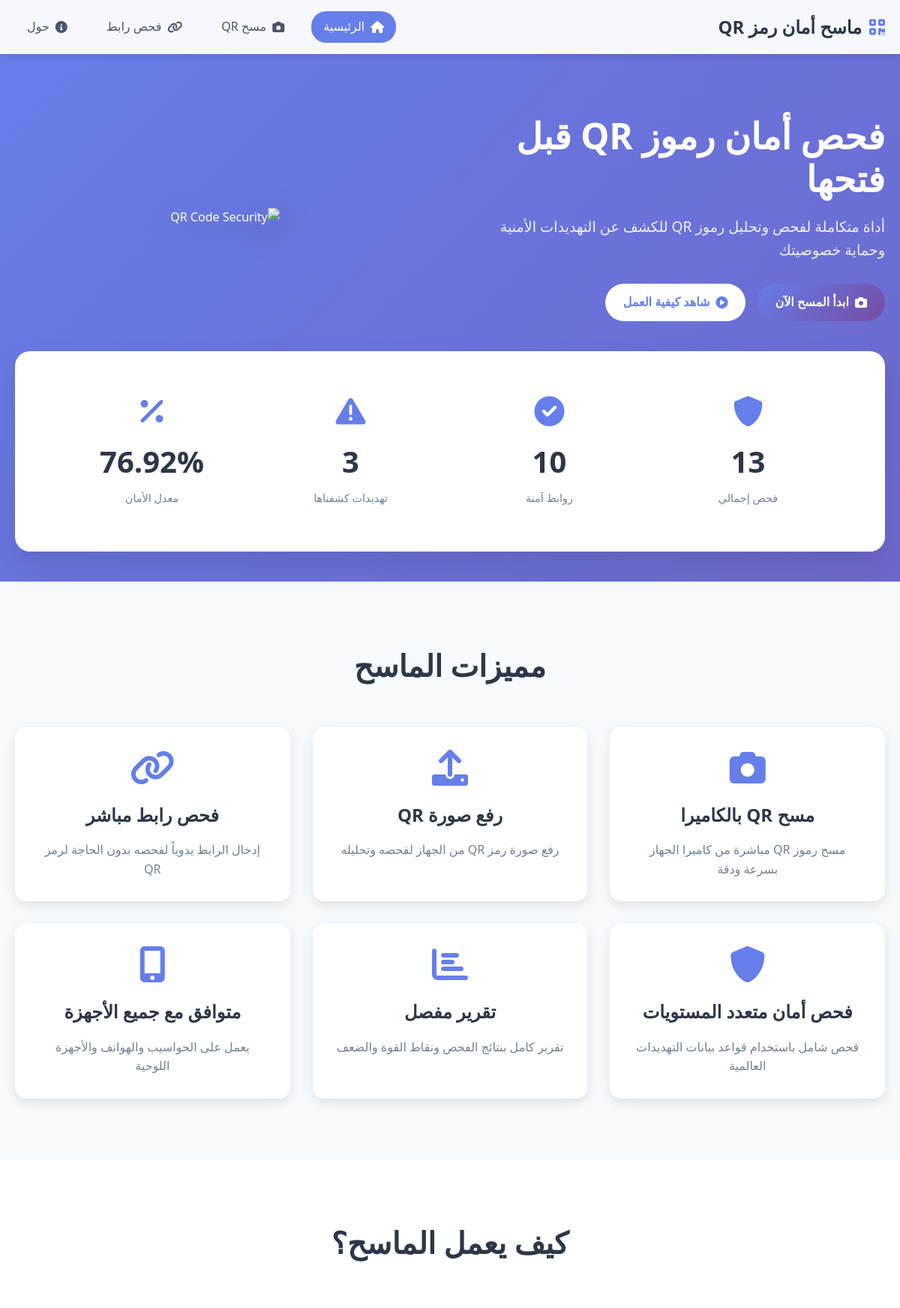
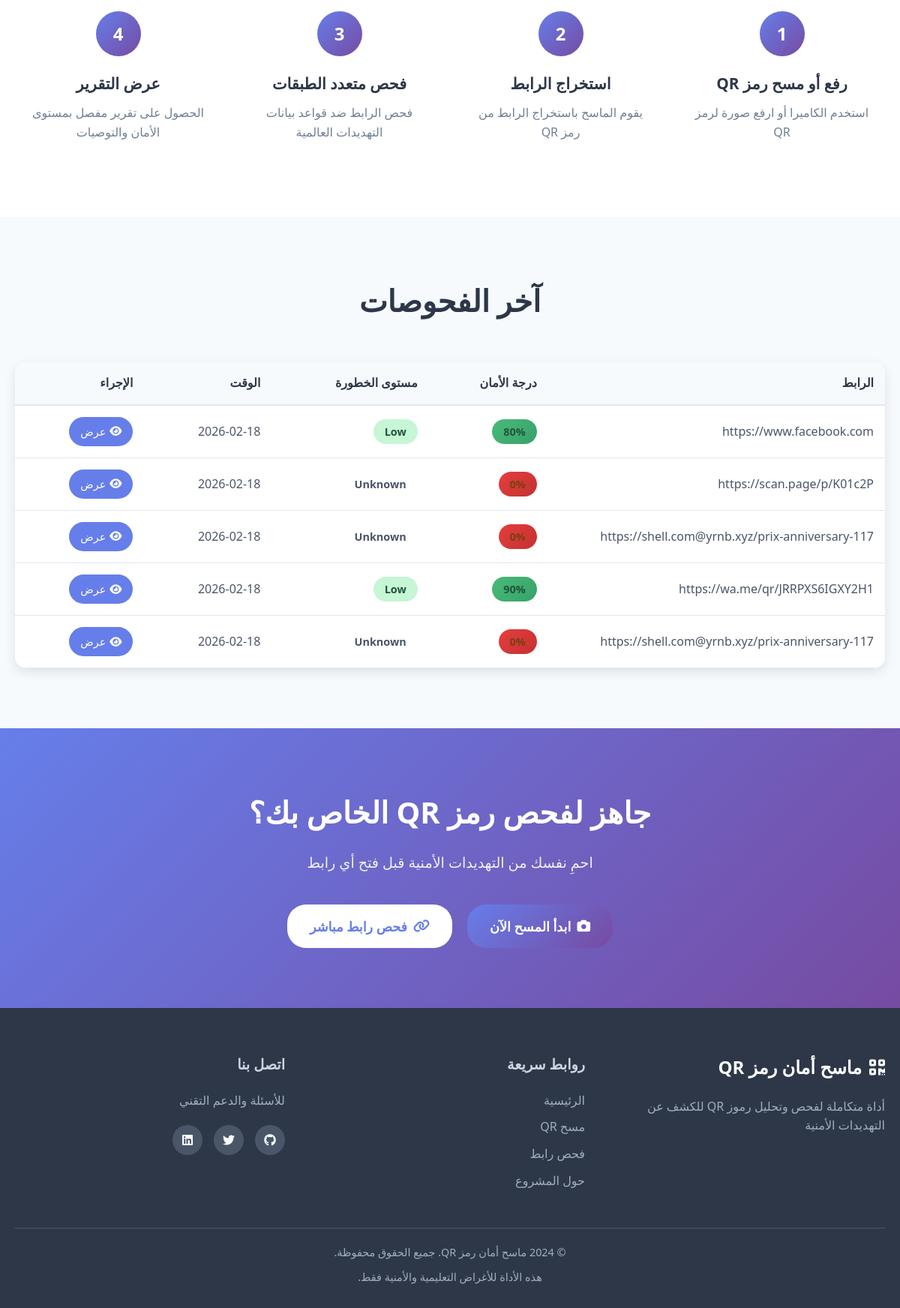
The page / on the database its author committed (2 pictures, top to bottom).
### tables this page shows
CREATE TABLE statistics (
                id INTEGER PRIMARY KEY AUTOINCREMENT,
                total_scans INTEGER DEFAULT 0,
                safe_scans INTEGER DEFAULT 0,
                malicious_scans INTEGER DEFAULT 0,
                last_updated TIMESTAMP DEFAULT CURRENT_TIMESTAMP
            );

CREATE TABLE scans (
                id INTEGER PRIMARY KEY AUTOINCREMENT,
                scan_id TEXT UNIQUE NOT NULL,
                url TEXT NOT NULL,
                result TEXT NOT NULL,
                security_score INTEGER,
                risk_level TEXT,
                source TEXT,
                timestamp TEXT,
                created_at TIMESTAMP DEFAULT CURRENT_TIMESTAMP
            );

### backend/app.py (the view)
@app.route('/')
def index():
    stats = get_stats()
    recent_scans = get_recent_scans(limit=5)
    return render_template('index.html', stats=stats, recent_scans=recent_scans)

### backend/database/db_handler.py (called while the page is built)
def get_recent_scans(limit=10):
    try:
        conn = sqlite3.connect(Config.DATABASE_PATH)
        conn.row_factory = sqlite3.Row
        cursor = conn.cursor()
        cursor.execute('''
            SELECT scan_id, url, security_score, risk_level, timestamp
            FROM scans
            ORDER BY created_at DESC
            LIMIT ?
        ''', (limit,))
        rows = cursor.fetchall()
        scans = [dict(row) for row in rows]
        conn.close()
        return scans
    except Exception as e:
        print(f"Error getting recent scans: {e}")
        return []

### backend/templates/index.html (shortened to what this page needs)
<!DOCTYPE html>
<html lang="ar" dir="rtl">
<head>
    <link rel="stylesheet" href="{{ url_for('static', filename='css/style.css') }}">
    <link rel="stylesheet" href="https://cdnjs.cloudflare.com/ajax/libs/font-awesome/6.0.0/css/all.min.css">
</head>
<body>
    <nav class="navbar">
        <div class="container">
            <h1><i class="fas fa-qrcode"></i> ماسح أمان رمز QR</h1>
            <div class="nav-links">
                <a href="/" class="active"><i class="fas fa-home"></i> الرئيسية</a>
                <a href="/scan"><i class="fas fa-camera"></i> مسح QR</a>
                <a href="/manual"><i class="fas fa-link"></i> فحص رابط</a>
                <a href="#about"><i class="fas fa-info-circle"></i> حول</a>
            </div>
        </div>
    </nav>
    <header class="hero">
        <div class="container">
            <div class="hero-content">
                <h2>فحص أمان رموز QR قبل فتحها</h2>
                <p>أداة متكاملة لفحص وتحليل رموز QR للكشف عن التهديدات الأمنية وحماية خصوصيتك</p>
                <div class="hero-buttons">
                    <a href="/scan" class="btn btn-primary">
                        <i class="fas fa-camera"></i> ابدأ المسح الآن
                    </a>
                    <a href="#how-it-works" class="btn btn-secondary">
                        <i class="fas fa-play-circle"></i> شاهد كيفية العمل
                    </a>
                </div>
            </div>
            <div class="hero-image">
                <img src="https://cdn-icons-png.flaticon.com/512/2786/2786065.png" alt="QR Code Security">
            </div>
        </div>
    </header>
    <section class="stats">
        <div class="container">
            <div class="stat-card">
                <i class="fas fa-shield-alt"></i>
                <h3>{{ stats.total_scans or 0 }}</h3>
                <p>فحص إجمالي</p>
            </div>
            <div class="stat-card">
                <i class="fas fa-check-circle"></i>
                <h3>{{ stats.safe_scans or 0 }}</h3>
                <p>روابط آمنة</p>
            </div>
            <div class="stat-card">
                <i class="fas fa-exclamation-triangle"></i>
                <h3>{{ stats.malicious_scans or 0 }}</h3>
                <p>تهديدات كشفناها</p>
            </div>
            <div class="stat-card">
                <i class="fas fa-percentage"></i>
                <h3>{{ stats.safe_percentage or 0 }}%</h3>
                <p>معدل الأمان</p>
            </div>
        </div>
    </section>
    <section class="features">
        <div class="container">
            <h2 class="section-title">مميزات الماسح</h2>
            <div class="features-grid">
                <div class="feature-card">
                    <i class="fas fa-camera"></i>
                    <h3>مسح QR بالكاميرا</h3>
                    <p>مسح رموز QR مباشرة من كاميرا الجهاز بسرعة ودقة</p>
                </div>
                <div class="feature-card">
                    <i class="fas fa-upload"></i>
                    <h3>رفع صورة QR</h3>
                    <p>رفع صورة رمز QR من الجهاز لفحصه وتحليله</p>
                </div>
                <div class="feature-card">
                    <i class="fas fa-link"></i>
                    <h3>فحص رابط مباشر</h3>
                    <p>إدخال الرابط يدوياً لفحصه بدون الحاجة لرمز QR</p>
                </div>
                <div class="feature-card">
                    <i class="fas fa-shield-alt"></i>
                    <h3>فحص أمان متعدد المستويات</h3>
                    <p>فحص شامل باستخدام قواعد بيانات التهديدات العالمية</p>
                </div>
                <div class="feature-card">
                    <i class="fas fa-chart-bar"></i>
                    <h3>تقرير مفصل</h3>
                    <p>تقرير كامل بنتائج الفحص ونقاط القوة والضعف</p>
                </div>
                <div class="feature-card">
                    <i class="fas fa-mobile-alt"></i>
                    <h3>متوافق مع جميع الأجهزة</h3>
                    <p>يعمل على الحواسيب والهواتف والأجهزة اللوحية</p>
                </div>
            </div>
        </div>
    </section>
    <section id="how-it-works" class="how-it-works">
        <div class="container">
            <h2 class="section-title">كيف يعمل الماسح؟</h2>
            <div class="steps">
                <div class="step">
                    <div class="step-number">1</div>
                    <h3>رفع أو مسح رمز QR</h3>
                    <p>استخدم الكاميرا أو ارفع صورة لرمز QR</p>
                </div>
                <div class="step">
                    <div class="step-number">2</div>
                    <h3>استخراج الرابط</h3>
                    <p>يقوم الماسح باستخراج الرابط من رمز QR</p>
                </div>
                <div class="step">
                    <div class="step-number">3</div>
                    <h3>فحص متعدد الطبقات</h3>
                    <p>فحص الرابط ضد قواعد بيانات التهديدات العالمية</p>
                </div>
                <div class="step">
                    <div class="step-number">4</div>
                    <h3>عرض التقرير</h3>
                    <p>الحصول على تقرير مفصل بمستوى الأمان والتوصيات</p>
                </div>
            </div>
        </div>
    </section>
    <section class="recent-scans">
        <div class="container">
            <h2 class="section-title">آخر الفحوصات</h2>
            <div class="scans-table">
                <table>
                    <thead>
                        <tr>
                            <th>الرابط</th>
                            <th>درجة الأمان</th>
                            <th>مستوى الخطورة</th>
                            <th>الوقت</th>
                            <th>الإجراء</th>
                        </tr>
                    </thead>
                    <tbody>
                        {% for scan in recent_scans %}
                        <tr>
                            <td class="url-cell">{{ scan.url[:50] }}{% if scan.url|length > 50 %}...{% endif %}</td>
                            <td>
                                <div class="score-badge score-{{ 'high' if scan.security_score >= 70 else 'medium' if scan.security_score >= 40 else 'low' }}">
                                    {{ scan.security_score }}%
                                </div>
                            </td>
                            <td>
                                <span class="risk-badge risk-{{ scan.risk_level|lower }}">
                                    {{ scan.risk_level }}
                                </span>
                            </td>
                            <td>{{ scan.timestamp[:10] }}</td>
                            <td>
                                <a href="/report/{{ scan.scan_id }}" class="btn-view">
                                    <i class="fas fa-eye"></i> عرض
                                </a>
                            </td>
                        </tr>
                        {% endfor %}
                    </tbody>
                </table>
            </div>
        </div>
    </section>
    <section class="cta">
        <div class="container">
            <h2>جاهز لفحص رمز QR الخاص بك؟</h2>
            <p>احمِ نفسك من التهديدات الأمنية قبل فتح أي رابط</p>
            <div class="cta-buttons">
                <a href="/scan" class="btn btn-primary btn-large">
                    <i class="fas fa-camera"></i> ابدأ المسح الآن
                </a>
                <a href="/manual" class="btn btn-secondary btn-large">
                    <i class="fas fa-link"></i> فحص رابط مباشر
                </a>
            </div>
        </div>
    </section>
    <footer>
        <div class="container">
            <div class="footer-content">
                <div class="footer-section">
                    <h3><i class="fas fa-qrcode"></i> ماسح أمان رمز QR</h3>
                    <p>أداة متكاملة لفحص وتحليل رموز QR للكشف عن التهديدات الأمنية</p>
                </div>
                <div class="footer-section">
                    <h4>روابط سريعة</h4>
                    <ul>
                        <li><a href="/">الرئيسية</a></li>
                        <li><a href="/scan">مسح QR</a></li>
                        <li><a href="/manual">فحص رابط</a></li>
                        <li><a href="#about">حول المشروع</a></li>
                    </ul>
                </div>
                <div class="footer-section">
                    <h4>اتصل بنا</h4>
                    <p>للأسئلة والدعم التقني</p>
                    <div class="social-links">
                        <a href="#"><i class="fab fa-github"></i></a>
                        <a href="#"><i class="fab fa-twitter"></i></a>
                        <a href="#"><i class="fab fa-linkedin"></i></a>
                    </div>
                </div>
            </div>
            <div class="footer-bottom">
                <p>&copy; 2024 ماسح أمان رمز QR. جميع الحقوق محفوظة.</p>
                <p>هذه الأداة للأغراض التعليمية والأمنية فقط.</p>
            </div>
        </div>
    </footer>
</body>
</html>

### rows shown on the page
statistics: total_scans "13", safe_scans "10", malicious_scans "3"
scans: url "https://www.facebook.com", security_score "80", risk_level "Low", timestamp "2026-02-18"
scans: url "https://scan.page/p/K01c2P", security_score "0", risk_level "Unknown", timestamp "2026-02-18"
scans: url "https://shell.com@yrnb.xyz/prix-anniversary-117", security_score "0", risk_level "Unknown", timestamp "2026-02-18"
scans: url "https://wa.me/qr/JRRPXS6IGXY2H1", security_score "90", risk_level "Low", timestamp "2026-02-18"
scans: url "https://shell.com@yrnb.xyz/prix-anniversary-117", security_score "0", risk_level "Unknown", timestamp "2026-02-18"

### other values the page prints
{{ stats.safe_percentage or 0 }} "76.92"
